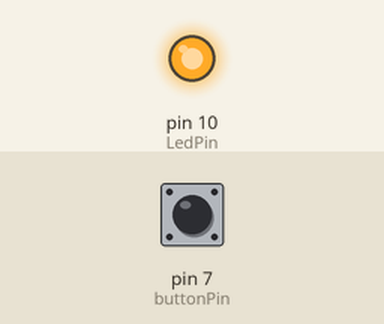
Simulated run of this sketch. Board: Arduino Uno, built with avr-gcc and run on an emulated ATmega328P. Parts: output pins drawn as LEDs (lit = HIGH). Inputs (shaded band) come from the test bench; at power-on: pin 7 (buttonPin) LOW.

Above: at 1.2 s.
1.3 s: pin 7 (buttonPin) pulled HIGH for 0.15 s
At 1.4 s:
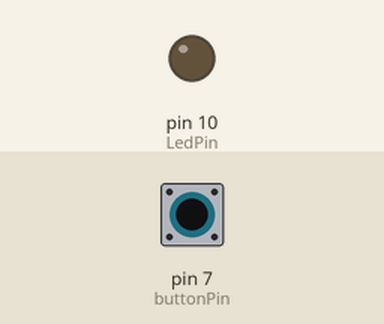
3.0 s: pin 7 (buttonPin) pulled HIGH for 3.2 s
At 6.7 s:
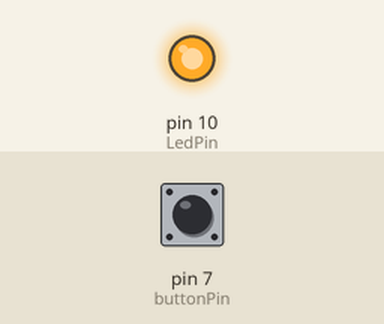
Timing chart, 0 to 8.2 s (numbered marks = the images above; inputs shaded):
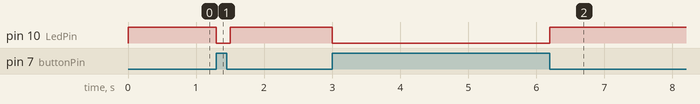

Measured:
- after the input at 1.3 s, pin 10 (LedPin): HIGH → LOW at once, → HIGH 0.20 s later
- after the input at 3.0 s, pin 10 (LedPin): HIGH → LOW at once, → HIGH 3.2 s later

The sketch:

L_2_Button_Control_LED.ino
```cpp
int buttonPin = 7;
int LedPin = 10;
void setup() {
  // put your setup code here, to run once:
  pinMode(LedPin, OUTPUT);
  pinMode(buttonPin, INPUT);
}

void loop() {
  // put your main code here, to run repeatedly:
  if (digitalRead(buttonPin))
    digitalWrite(LedPin, LOW);
  else
    digitalWrite(LedPin, HIGH);

  delay(100);
}
```
